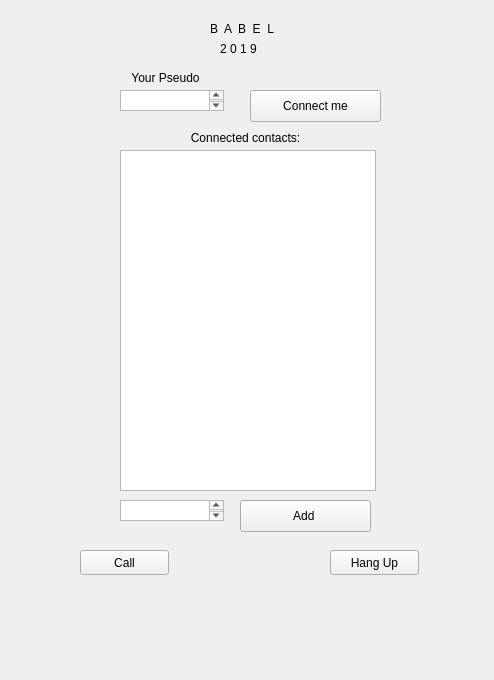
<?xml version="1.0" encoding="UTF-8"?>
<ui version="4.0">
 <class>Widget</class>
 <widget class="QWidget" name="Widget">
  <property name="geometry">
   <rect>
    <x>0</x>
    <y>0</y>
    <width>494</width>
    <height>680</height>
   </rect>
  </property>
  <property name="windowTitle">
   <string>Widget</string>
  </property>
  <widget class="QListWidget" name="listWidget_contacts">
   <property name="geometry">
    <rect>
     <x>120</x>
     <y>150</y>
     <width>256</width>
     <height>341</height>
    </rect>
   </property>
   <property name="spacing">
    <number>0</number>
   </property>
  </widget>
  <widget class="QSplitter" name="splitter">
   <property name="geometry">
    <rect>
     <x>70</x>
     <y>40</y>
     <width>116</width>
     <height>26</height>
    </rect>
   </property>
   <property name="orientation">
    <enum>Qt::Horizontal</enum>
   </property>
  </widget>
  <widget class="QSplitter" name="splitter_2">
   <property name="geometry">
    <rect>
     <x>40</x>
     <y>620</y>
     <width>206</width>
     <height>25</height>
    </rect>
   </property>
   <property name="orientation">
    <enum>Qt::Horizontal</enum>
   </property>
  </widget>
  <widget class="QPushButton" name="pushButton_call">
   <property name="geometry">
    <rect>
     <x>80</x>
     <y>550</y>
     <width>89</width>
     <height>25</height>
    </rect>
   </property>
   <property name="text">
    <string>Call</string>
   </property>
  </widget>
  <widget class="QPushButton" name="pushButton_hang_up">
   <property name="geometry">
    <rect>
     <x>330</x>
     <y>550</y>
     <width>89</width>
     <height>25</height>
    </rect>
   </property>
   <property name="text">
    <string>Hang Up</string>
   </property>
  </widget>
  <widget class="QSplitter" name="splitter_3">
   <property name="geometry">
    <rect>
     <x>160</x>
     <y>130</y>
     <width>171</width>
     <height>16</height>
    </rect>
   </property>
   <property name="orientation">
    <enum>Qt::Horizontal</enum>
   </property>
   <widget class="QLabel" name="label">
    <property name="text">
     <string>Connected contacts:</string>
    </property>
    <property name="alignment">
     <set>Qt::AlignCenter</set>
    </property>
   </widget>
  </widget>
  <widget class="QLabel" name="label_2">
   <property name="geometry">
    <rect>
     <x>210</x>
     <y>20</y>
     <width>81</width>
     <height>17</height>
    </rect>
   </property>
   <property name="text">
    <string>B  A  B  E  L</string>
   </property>
  </widget>
  <widget class="QLabel" name="label_3">
   <property name="geometry">
    <rect>
     <x>220</x>
     <y>40</y>
     <width>81</width>
     <height>17</height>
    </rect>
   </property>
   <property name="text">
    <string>2 0 1 9</string>
   </property>
  </widget>
  <widget class="QTextEdit" name="box_Pseudo">
   <property name="geometry">
    <rect>
     <x>120</x>
     <y>90</y>
     <width>104</width>
     <height>21</height>
    </rect>
   </property>
  </widget>
  <widget class="QPushButton" name="pushButton_ConnectMe">
   <property name="geometry">
    <rect>
     <x>250</x>
     <y>90</y>
     <width>131</width>
     <height>32</height>
    </rect>
   </property>
   <property name="text">
    <string>Connect me</string>
   </property>
  </widget>
  <widget class="QLabel" name="label_4">
   <property name="geometry">
    <rect>
     <x>80</x>
     <y>70</y>
     <width>171</width>
     <height>16</height>
    </rect>
   </property>
   <property name="text">
    <string>Your Pseudo</string>
   </property>
   <property name="alignment">
    <set>Qt::AlignCenter</set>
   </property>
  </widget>
  <widget class="QTextEdit" name="box_Friends">
   <property name="geometry">
    <rect>
     <x>120</x>
     <y>500</y>
     <width>104</width>
     <height>21</height>
    </rect>
   </property>
  </widget>
  <widget class="QPushButton" name="pushButton_Add">
   <property name="geometry">
    <rect>
     <x>240</x>
     <y>500</y>
     <width>131</width>
     <height>32</height>
    </rect>
   </property>
   <property name="text">
    <string>Add </string>
   </property>
  </widget>
 </widget>
 <layoutdefault spacing="6" margin="11"/>
 <resources/>
 <connections/>
</ui>
